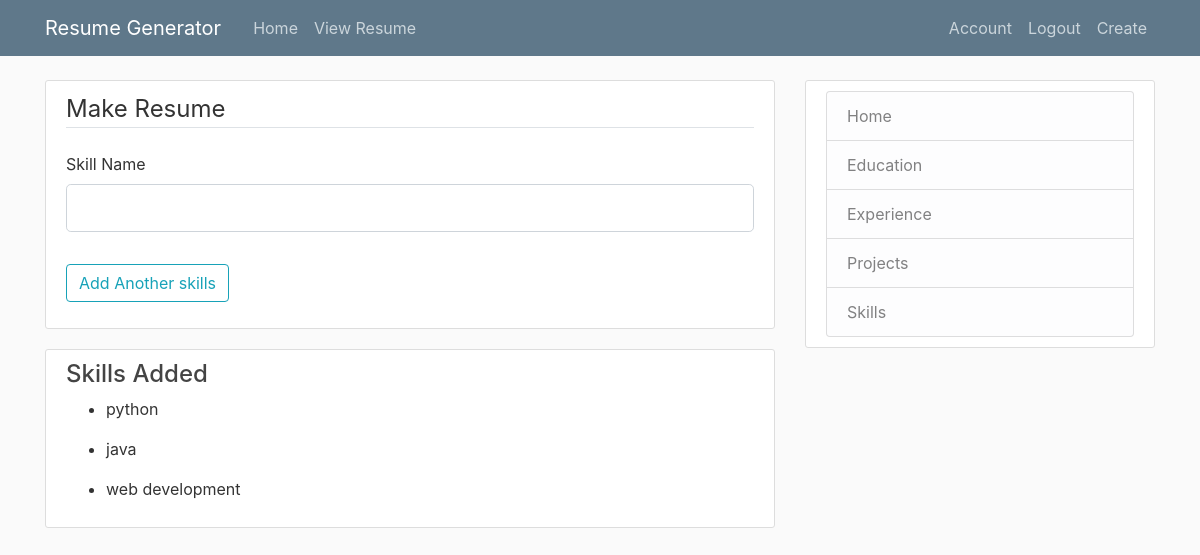
The app's page /resume/new/skills (signed in) with its own data.
### resume/models.py (models this page shows)
class skills(db.Model):
    id = db.Column(db.Integer, primary_key=True)
    skillname = db.Column(db.String(100),nullable=False)
    user_id= db.Column(db.Integer,db.ForeignKey('user.id'),nullable=False)

### resume/routes.py (the view)
@app.route("/resume/new/skills",methods=['GET','POST'])
@login_required
def postskills():
    form = usersk()
    skillsadded = skills.query.filter_by(skill=current_user).all()
    if form.validate_on_submit():
        sk = skills(skillname=form.skillname.data,skill=current_user)
        db.session.add(sk)
        db.session.commit()
        return redirect(url_for("postskills"))
    return render_template("skills.html",title="Skills",form=form,skillsadded=skillsadded)

### resume/forms.py
class usersk(FlaskForm):
    skillname = StringField("Skill Name",
        validators=[DataRequired(),Length(min=3)])
    submit = SubmitField("Add Another skills")

### resume/models.py (called while the page is built)
@login_manager.user_loader
def load_user(id):
    return user.query.get(int(id))

### resume/templates/skills.html (shortened to what this page needs)
{%  extends "layout.html" %}
{% block content %}
<div class="content-section">
    <form method="POST" action="">
        <fieldset class="form-group" id="cloneunder">
            <legend class="border-bottom mb-4">Make Resume</legend>
            <div class="form-group" id="skillclass">
                {{ form.skillname.label(class="form-control-label") }}
                {% if form.skillname.errors %}
                    {{ form.skillname(class="form-control form-control-lg is-invalid") }}
                <div class="invalid-feedback">
                    {% for error in form.skillname.errors %}
                    <span>{{error}} </span>
                    {% endfor %}
                </div>
                {% else %}
                {{ form.skillname(class="form-control form-control-lg") }}
                {% endif %}
            </div>
            </fieldset>
            <div class="form-group">
                {{ form.submit(class="btn btn-outline-info") }}
            </div>
    </form>
</div>
{% if skillsadded %}
    <div class="content-section">
        <h4>Skills Added </h4>
        {% for skills in skillsadded %}
        <ul>
            <li> {{ skills.skillname }} </li>
        </ul>
        {% endfor %}
    </div>
{% endif %}
{%  endblock content  %}

### resume/static/main.css (style rules this page uses)
body { background: #fafafa; color: #333333; margin-top: 5rem; }
h1, h2, h3, h4, h5, h6 { color: #444444; }
.content-section { background: #ffffff; padding: 10px 20px; border: 1px solid #dddddd; border-radius: 3px; margin-bottom: 20px; }

### records on screen
skills: skillname "python"
skills: skillname "java"
skills: skillname "web development"
